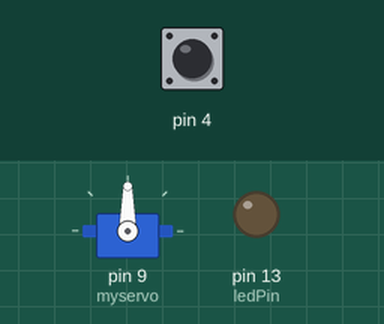
Recording of a sketch running on a simulated Arduino Uno, built with avr-gcc and run on an emulated ATmega328P. Parts: servo, output pins drawn as LEDs (lit = HIGH). The inputs (shaded band) are chosen by the test bench; at power-on: pin 4 HIGH.

Above: at 1.2 s.
1.3 s: pin 4 pulled LOW for 0.15 s
At 2.0 s:
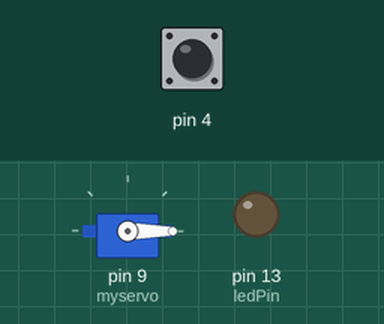
2.9 s: pin 4 pulled LOW for 3.2 s
At 3.7 s:
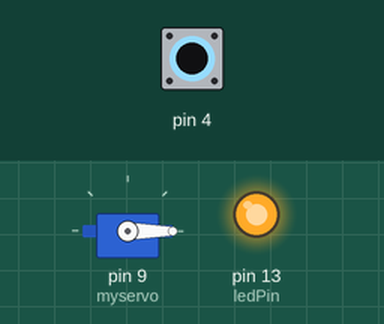
Timing chart, 0 to 7.6 s (numbered marks = the images above; inputs shaded):
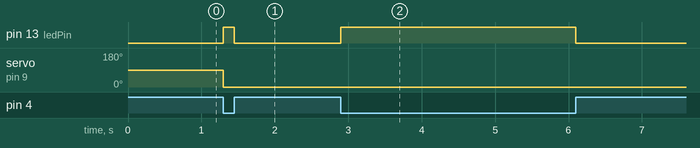

Measured:
- after the input at 1.3 s, pin 13 (ledPin): LOW → HIGH at once, → LOW 0.15 s later; servo on pin 9 (myservo): 90° → 0° at once
- after the input at 2.9 s, pin 13 (ledPin): LOW → HIGH at once, → LOW 3.2 s later

The sketch:

hand-in-glove.ino
```cpp
#include <Servo.h>

Servo myservo;
const int ledPin = 13;// we will turn the Pin 13 light on
void setup()
{
  pinMode(ledPin,OUTPUT);
  pinMode(4,INPUT);
  digitalWrite(4, HIGH);
  myservo.attach(9);
}
/******************************************/
void loop()
{
  int digitalVal = digitalRead(4);
  if(HIGH == digitalVal)
  {
    digitalWrite(ledPin,LOW);//turn the led off
    myservo.detach();
  }
  else
  {
    digitalWrite(ledPin,HIGH);//turn the led on
    myservo.attach(9);
    myservo.write(0);
  }
}
```
